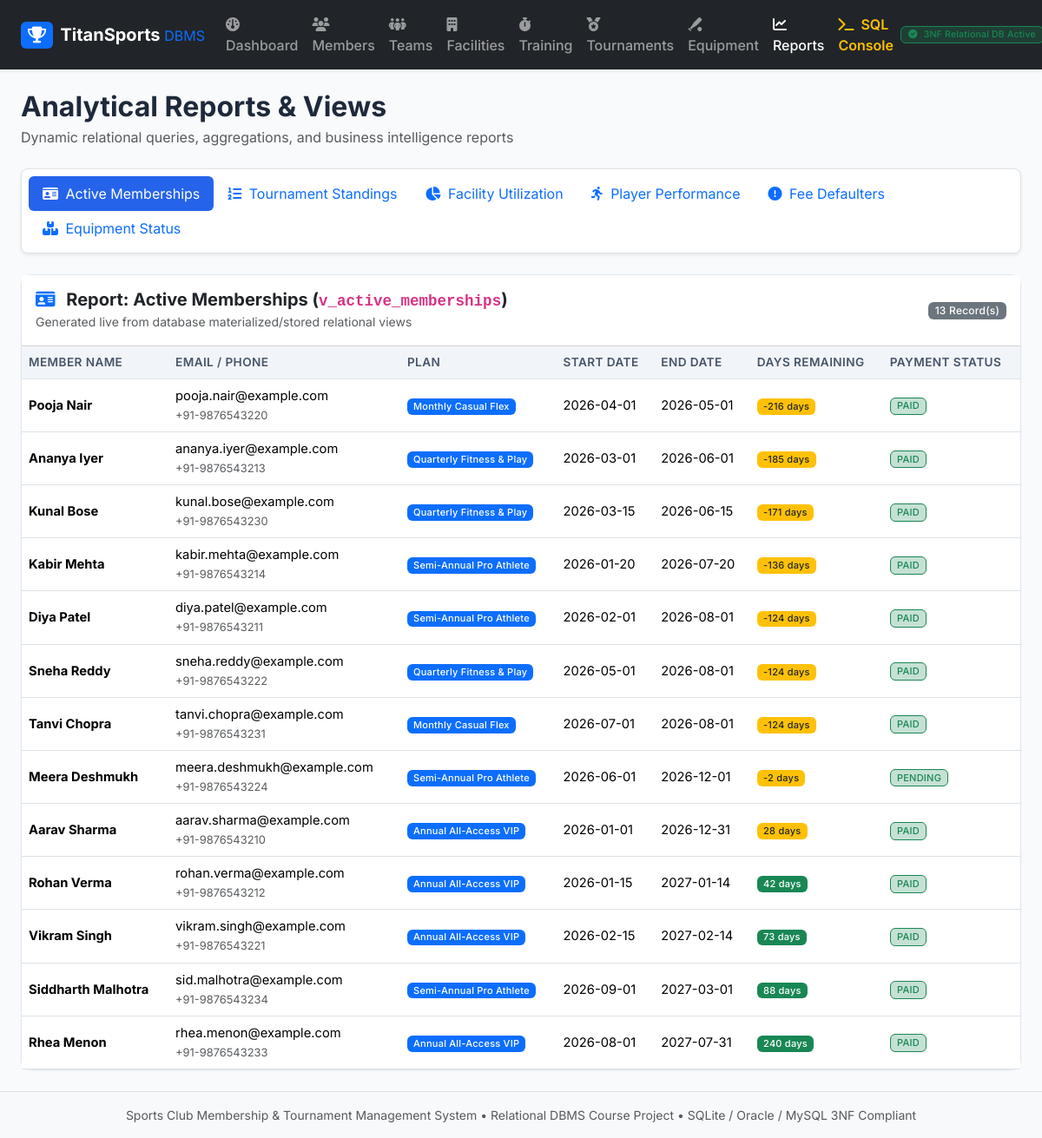
Page /reports on the committed database.
### tables this page shows
CREATE TABLE member_subscriptions (
    subscription_id INTEGER PRIMARY KEY AUTOINCREMENT,
    member_id INTEGER NOT NULL,
    plan_id INTEGER NOT NULL,
    start_date DATE NOT NULL,
    end_date DATE NOT NULL,
    status TEXT NOT NULL DEFAULT 'ACTIVE' CHECK (status IN ('ACTIVE', 'EXPIRED', 'CANCELLED')),
    payment_status TEXT NOT NULL DEFAULT 'PENDING' CHECK (payment_status IN ('PAID', 'PENDING', 'OVERDUE')),
    CHECK (end_date >= start_date),
    FOREIGN KEY (member_id) REFERENCES members(member_id) ON DELETE CASCADE,
    FOREIGN KEY (plan_id) REFERENCES membership_plans(plan_id) ON DELETE RESTRICT
);

CREATE TABLE members (
    member_id INTEGER PRIMARY KEY AUTOINCREMENT,
    first_name TEXT NOT NULL,
    last_name TEXT NOT NULL,
    email TEXT NOT NULL UNIQUE COLLATE NOCASE,
    phone TEXT NOT NULL UNIQUE,
    dob DATE NOT NULL,
    gender TEXT NOT NULL CHECK (gender IN ('MALE', 'FEMALE', 'OTHER')),
    address TEXT,
    emergency_contact TEXT,
    joined_date DATE NOT NULL DEFAULT (CURRENT_DATE),
    status TEXT NOT NULL DEFAULT 'ACTIVE' CHECK (status IN ('ACTIVE', 'EXPIRED', 'SUSPENDED'))
);

CREATE TABLE membership_plans (
    plan_id INTEGER PRIMARY KEY AUTOINCREMENT,
    plan_name TEXT NOT NULL UNIQUE COLLATE NOCASE,
    duration_months INTEGER NOT NULL CHECK (duration_months > 0),
    fee_amount REAL NOT NULL CHECK (fee_amount >= 0.0),
    description TEXT,
    is_active INTEGER NOT NULL DEFAULT 1 CHECK (is_active IN (0, 1))
);

### app/app.py (the view)
@app.route("/reports")
def reports():
    tab = request.args.get("tab", "memberships")
    report_data = reports_service.get_report_data(tab)
    return render_template("reports.html", active_tab=tab, report_data=report_data)

### app/services/reports_service.py (called while the page is built)
def get_report_data(report_name):
    view_map = {
        "memberships": "SELECT * FROM v_active_memberships ORDER BY days_remaining ASC;",
        "standings": "SELECT * FROM v_tournament_standings;",
        "facilities": "SELECT * FROM v_facility_utilization ORDER BY total_revenue_generated DESC;",
        "players": "SELECT * FROM v_player_performance ORDER BY win_percentage DESC;",
        "dues": "SELECT * FROM v_fee_dues ORDER BY days_since_start DESC;",
        "equipment": "SELECT * FROM v_equipment_status ORDER BY overdue_loans_count DESC;"
    }
    sql = view_map.get(report_name, view_map["memberships"])
    return query_db(sql)

### database/db_manager.py (called while the page is built)
def get_connection(db_path=None):
    target_path = db_path or DB_PATH
    conn = sqlite3.connect(target_path)
    conn.row_factory = sqlite3.Row
    conn.execute("PRAGMA foreign_keys = ON;")
    return conn

def query_db(query, args=(), one=False, db_path=None):
    conn = get_connection(db_path)
    try:
        cur = conn.cursor()
        cur.execute(query, args)
        rows = cur.fetchall()
        result = [dict(row) for row in rows]
        return (result[0] if result else None) if one else result
    finally:
        conn.close()

### app/templates/reports.html (shortened to what this page needs)
{% extends "base.html" %}
{% block content %}
<div class="d-flex flex-wrap justify-content-between align-items-center mb-4 gap-2">
    <div>
        <h2 class="fw-bold mb-1">Analytical Reports & Views</h2>
        <p class="text-muted mb-0">Dynamic relational queries, aggregations, and business intelligence reports</p>
    </div>
</div>
<ul class="nav nav-pills mb-4 bg-white p-2 rounded-3 border shadow-sm">
    <li class="nav-item">
        <a class="nav-link {% if active_tab == 'memberships' %}active{% endif %}" href="{{ url_for('reports', tab='memberships') }}">
            <i class="fa-solid fa-id-card me-1"></i> Active Memberships
        </a>
    </li>
    <li class="nav-item">
        <a class="nav-link {% if active_tab == 'standings' %}active{% endif %}" href="{{ url_for('reports', tab='standings') }}">
            <i class="fa-solid fa-list-ol me-1"></i> Tournament Standings
        </a>
    </li>
    <li class="nav-item">
        <a class="nav-link {% if active_tab == 'facilities' %}active{% endif %}" href="{{ url_for('reports', tab='facilities') }}">
            <i class="fa-solid fa-chart-pie me-1"></i> Facility Utilization
        </a>
    </li>
    <li class="nav-item">
        <a class="nav-link {% if active_tab == 'players' %}active{% endif %}" href="{{ url_for('reports', tab='players') }}">
            <i class="fa-solid fa-person-running me-1"></i> Player Performance
        </a>
    </li>
    <li class="nav-item">
        <a class="nav-link {% if active_tab == 'dues' %}active{% endif %}" href="{{ url_for('reports', tab='dues') }}">
            <i class="fa-solid fa-circle-exclamation me-1"></i> Fee Defaulters
        </a>
    </li>
    <li class="nav-item">
        <a class="nav-link {% if active_tab == 'equipment' %}active{% endif %}" href="{{ url_for('reports', tab='equipment') }}">
            <i class="fa-solid fa-boxes-stacked me-1"></i> Equipment Status
        </a>
    </li>
</ul>
<div class="card">
    <div class="card-header bg-white py-3 d-flex justify-content-between align-items-center">
        <div>
            <h5 class="fw-bold mb-0">
                {% if active_tab == 'memberships' %}
                    <i class="fa-solid fa-id-card text-primary me-2"></i> Report: Active Memberships (<code>v_active_memberships</code>)
                {% elif active_tab == 'standings' %}
                    <i class="fa-solid fa-list-ol text-primary me-2"></i> Report: Tournament League Standings (<code>v_tournament_standings</code>)
                {% elif active_tab == 'facilities' %}
                    <i class="fa-solid fa-chart-pie text-primary me-2"></i> Report: Facility Utilization & Revenue (<code>v_facility_utilization</code>)
                {% elif active_tab == 'players' %}
                    <i class="fa-solid fa-person-running text-primary me-2"></i> Report: Player Performance & Win Rate (<code>v_player_performance</code>)
                {% elif active_tab == 'dues' %}
                    <i class="fa-solid fa-circle-exclamation text-danger me-2"></i> Report: Outstanding Fee Dues & Delinquency (<code>v_fee_dues</code>)
                {% elif active_tab == 'equipment' %}
                    <i class="fa-solid fa-boxes-stacked text-primary me-2"></i> Report: Equipment Inventory & Overdue Checkouts (<code>v_equipment_status</code>)
                {% endif %}
            </h5>
            <small class="text-muted">Generated live from database materialized/stored relational views</small>
        </div>
        <span class="badge bg-secondary">{{ report_data|length }} Record(s)</span>
    </div>
    <div class="card-body p-0">
        <div class="table-responsive">
            <table class="table table-hover align-middle mb-0">
                {% if active_tab == 'memberships' %}
                <thead>
                    <tr>
                        <th>Member Name</th>
                        <th>Email / Phone</th>
                        <th>Plan</th>
                        <th>Start Date</th>
                        <th>End Date</th>
                        <th>Days Remaining</th>
                        <th>Payment Status</th>
                    </tr>
                </thead>
                <tbody>
                    {% for r in report_data %}
                    <tr>
                        <td class="fw-bold">{{ r.full_name }}</td>
                        <td>
                            <div>{{ r.email }}</div>
                            <small class="text-muted">{{ r.phone }}</small>
                        </td>
                        <td><span class="badge bg-primary">{{ r.plan_name }}</span></td>
                        <td>{{ r.start_date }}</td>
                        <td>{{ r.end_date }}</td>
                        <td>
                            <span class="badge {% if r.days_remaining < 30 %}bg-warning text-dark{% else %}bg-success{% endif %}">
                                {{ r.days_remaining }} days
                            </span>
                        </td>
                        <td>
                            <span class="badge bg-success bg-opacity-25 text-success border border-success">
                                {{ r.payment_status }}
                            </span>
                        </td>
                    </tr>
                    {% endfor %}
                </tbody>
                {% endif %}
            </table>
        </div>
    </div>
</div>
{% endblock %}

### app/static/css/custom.css (style rules this page uses)
body { font-family: 'Inter', -apple-system, BlinkMacSystemFont, "Segoe UI", Roboto, sans-serif; background-color: #f8fafc; color: #1e293b; min-height: 100vh; display: flex; flex-direction: column; }
.card { border-radius: 12px; border: 1px solid #e2e8f0; box-shadow: 0 1px 3px rgba(0,0,0,0.04); transition: transform 0.15s ease, box-shadow 0.15s ease; }
.table th { background-color: #f1f5f9; font-weight: 600; font-size: 0.85rem; text-transform: uppercase; letter-spacing: 0.03em; color: #475569; }
.table td { vertical-align: middle; font-size: 0.92rem; }
.badge { font-weight: 500; letter-spacing: 0.02em; }
.nav-pills .nav-link.active { background-color: #2563eb; }

### rows in the picture
member_subscriptions: full_name "Pooja Nair", email "pooja.nair@example.com", phone "+91-9876543220", plan_name "Monthly Casual Flex", start_date "2026-04-01", end_date "2026-05-01", days_remaining "-216", payment_status "PAID"
member_subscriptions: full_name "Ananya Iyer", email "ananya.iyer@example.com", phone "+91-9876543213", plan_name "Quarterly Fitness & Play", start_date "2026-03-01", end_date "2026-06-01", days_remaining "-185", payment_status "PAID"
member_subscriptions: full_name "Kunal Bose", email "kunal.bose@example.com", phone "+91-9876543230", plan_name "Quarterly Fitness & Play", start_date "2026-03-15", end_date "2026-06-15", days_remaining "-171", payment_status "PAID"
member_subscriptions: full_name "Kabir Mehta", email "kabir.mehta@example.com", phone "+91-9876543214", plan_name "Semi-Annual Pro Athlete", start_date "2026-01-20", end_date "2026-07-20", days_remaining "-136", payment_status "PAID"
member_subscriptions: full_name "Diya Patel", email "diya.patel@example.com", phone "+91-9876543211", plan_name "Semi-Annual Pro Athlete", start_date "2026-02-01", end_date "2026-08-01", days_remaining "-124", payment_status "PAID"
member_subscriptions: full_name "Sneha Reddy", email "sneha.reddy@example.com", phone "+91-9876543222", plan_name "Quarterly Fitness & Play", start_date "2026-05-01", end_date "2026-08-01", days_remaining "-124", payment_status "PAID"
member_subscriptions: full_name "Tanvi Chopra", email "tanvi.chopra@example.com", phone "+91-9876543231", plan_name "Monthly Casual Flex", start_date "2026-07-01", end_date "2026-08-01", days_remaining "-124", payment_status "PAID"
member_subscriptions: full_name "Meera Deshmukh", email "meera.deshmukh@example.com", phone "+91-9876543224", plan_name "Semi-Annual Pro Athlete", start_date "2026-06-01", end_date "2026-12-01", days_remaining "-2", payment_status "PENDING"
member_subscriptions: full_name "Aarav Sharma", email "aarav.sharma@example.com", phone "+91-9876543210", plan_name "Annual All-Access VIP", start_date "2026-01-01", end_date "2026-12-31", days_remaining "28", payment_status "PAID"
member_subscriptions: full_name "Rohan Verma", email "rohan.verma@example.com", phone "+91-9876543212", plan_name "Annual All-Access VIP", start_date "2026-01-15", end_date "2027-01-14", days_remaining "42", payment_status "PAID"
member_subscriptions: full_name "Vikram Singh", email "vikram.singh@example.com", phone "+91-9876543221", plan_name "Annual All-Access VIP", start_date "2026-02-15", end_date "2027-02-14", days_remaining "73", payment_status "PAID"
member_subscriptions: full_name "Siddharth Malhotra", email "sid.malhotra@example.com", phone "+91-9876543234", plan_name "Semi-Annual Pro Athlete", start_date "2026-09-01", end_date "2027-03-01", days_remaining "88", payment_status "PAID"
member_subscriptions: full_name "Rhea Menon", email "rhea.menon@example.com", phone "+91-9876543233", plan_name "Annual All-Access VIP", start_date "2026-08-01", end_date "2027-07-31", days_remaining "240", payment_status "PAID"

### other values in the picture
{{ report_data|length }} "13"
